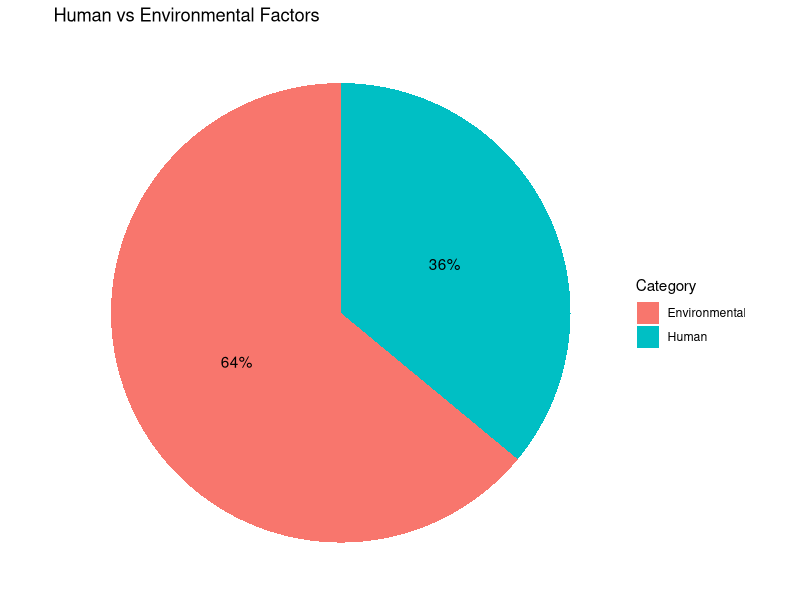
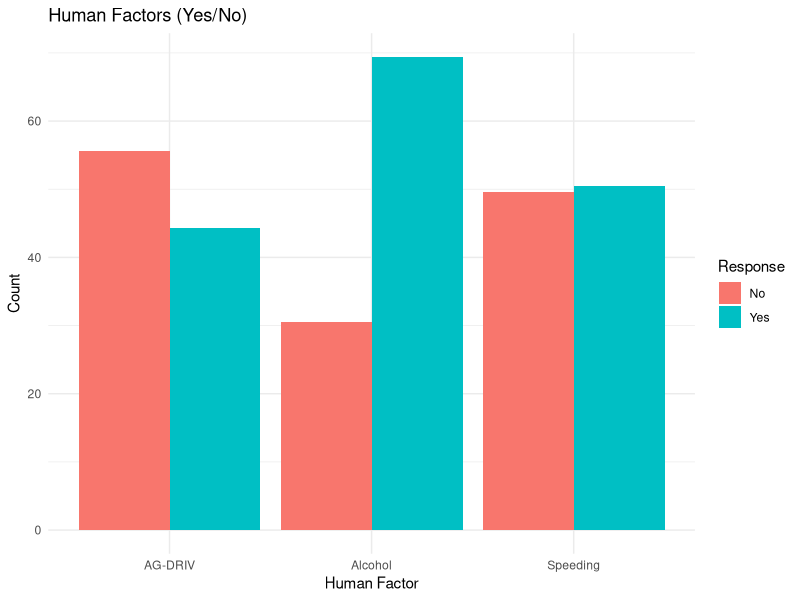

Source code (R) for these figures, in order: (Note: this script raises an error after producing the figures.)
#### Preamble ####
# Purpose: Simulates the Motor Vehicle Collision Causes data set
# Author: Jiwon Choi
# Date: 19 September 2024
# Contact: jwon.choi@mail.utoronto.ca
# License: MIT
# Pre-requisites: None

#### Workspace setup ####
library(tidyverse)
library(ggplot2)
library(tibble)

#### Simulation 1) Human factor vs Environmental factor ####
set.seed(123)  # Setting seed for reproducibility

# Simulate random percentages for human vs environmental factors
simulated_data1 <- tibble(
  "Category" = c("Human", "Environmental"),
  "Percentage" = runif(2, 20, 80)  # Generate random values between 20 and 80
)

# Normalize percentages to sum to 100
simulated_data1 <- simulated_data1 %>%
  mutate(Percentage = round(100 * Percentage / sum(Percentage)))

# Plot: Pie chart to represent human vs environmental factors
plot1 <- ggplot(simulated_data1, aes(x = "", y = Percentage, fill = Category)) +
  geom_bar(stat = "identity", width = 1) +
  coord_polar(theta = "y") +
  labs(title = "Human vs Environmental Factors") +
  theme_void() +
  geom_text(aes(label = paste0(Percentage, "%")), position = position_stack(vjust = 0.5))

# Display the pie chart
print(plot1)

#### Simulation 2) Human factors: AG-DRIV, Alcohol, Speeding ####
set.seed(123)  # Setting seed for reproducibility

# Simulate random data for human factors
human_factors <- tibble(
  "Factor" = c("AG-DRIV", "Alcohol", "Speeding"),
  "Yes" = runif(3, 30, 80),  # Random 'Yes' values between 30 and 80
  "No" = 100 - Yes  # 'No' is complementary to 'Yes' so they sum to 100
)

# Plot: Human factors
human_factors_long <- human_factors %>%
  pivot_longer(cols = c("Yes", "No"), names_to = "Response", values_to = "Count")

plot2 <- ggplot(human_factors_long, aes(x = Factor, y = Count, fill = Response)) +
  geom_bar(stat = "identity", position = "dodge") +
  labs(x = "Human Factor", y = "Count", fill = "Response", title = "Human Factors (Yes/No)") +
  theme_minimal()

# Display the plot
print(plot2)

#### Simulation 3) Environmental factors: Traffic control, Visibility, Road surface ####
set.seed(123)  # Setting seed for reproducibility

# Simulate random data for traffic control type
traffic_control <- tibble(
  "Control Type" = c("No Control", "Traffic Signal", "Others"),
  "Count" = runif(4, 20, 60)  # Random counts between 20 and 60
)

# Plot: Traffic control type
plot3 <- ggplot(traffic_control, aes(x = `Control Type`, y = Count)) +
  geom_line(group = 1, color = "blue", size = 1) +
  geom_point(size = 3, color = "blue") +
  labs(x = "Traffic Control Type", y = "Count", title = "Traffic Control Types") +
  theme_minimal()

# Display traffic control plot
print(plot3)

# Simulate random data for visibility conditions
visibility <- tibble(
  "Condition" = c("Clear", "Disturbed"),
  "Count" = runif(2, 30, 80)  # Random counts between 30 and 80
)

# Plot: Visibility conditions
plot4 <- ggplot(visibility, aes(x = Condition, y = Count)) +
  geom_line(group = 1, color = "yellow", size = 1) +
  geom_point(size = 3, color = "yellow") +
  labs(x = "Visibility Condition", y = "Count", title = "Visibility Conditions") +
  theme_minimal()

# Display visibility plot
print(plot4)

# Simulate random data for road surface conditions
road_surface <- tibble(
  "Condition" = c("Dry", "Others", "Wet"),
  "Count" = runif(3, 30, 80)  # Random counts between 30 and 80
)

# Plot: Road surface conditions
plot5 <- ggplot(road_surface, aes(x = Condition, y = Count)) +
  geom_line(group = 1, color = "darkblue", size = 1) +
  geom_point(size = 3, color = "darkblue") +
  labs(x = "Road Surface Condition", y = "Count", title = "Road Surface Conditions") +
  theme_minimal()

# Display road surface condition plot
print(plot5)

